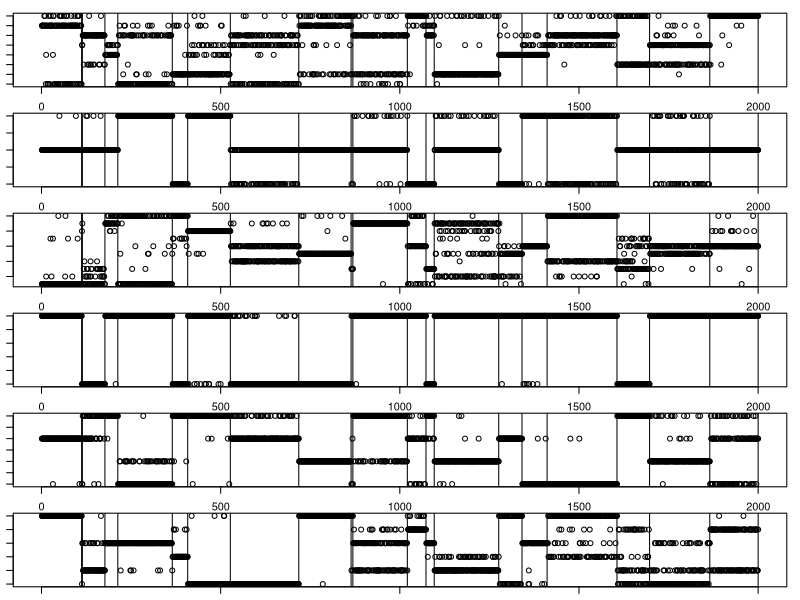

Recreate this plot in R. (Note: this script raises an error after producing the figure.)
rm(list=ls(all=TRUE))
library('MCMCpack')
set.seed(4)

nobs=2000
nseg=20
tmp=runif(nseg)
prob=tmp/sum(tmp); prob
partition=rmultinom(1,size=nobs,prob=prob)
seg.index=rep(1:nseg,times=partition)
nloc=100

#generate probabilities for each type of data
ncat.data=c(8,3,10,2,4,6) #number of bins for each data type
ndata.type=length(ncat.data)
probs=list()
for (i in 1:ndata.type){
  probs[[i]]=rdirichlet(nseg,alpha=rep(0.1,ncat.data[i]))
}

#generate observations
obs=matrix(NA,nobs,ndata.type)
for (i in 1:nobs){
  for (j in 1:ndata.type){
    tmp=rmultinom(1,size=1,prob=probs[[j]][seg.index[i],])
    obs[i,j]=which(tmp==1)
  }
}

#name these variables
nome=paste0('y',1:ndata.type)
colnames(obs)=nome

#plot these data
par(mfrow=c(ndata.type,1),mar=rep(1,4))
for (i in 1:ndata.type){
  plot(obs[,i])
  abline(v=cumsum(partition))
}

#add time
# time1=1:nobs
# obs1=cbind(obs,time1)

#export results
setwd('U:\\GIT_models\\git_segmentation_behavior')
write.csv(obs,'fake data.csv',row.names=F)
